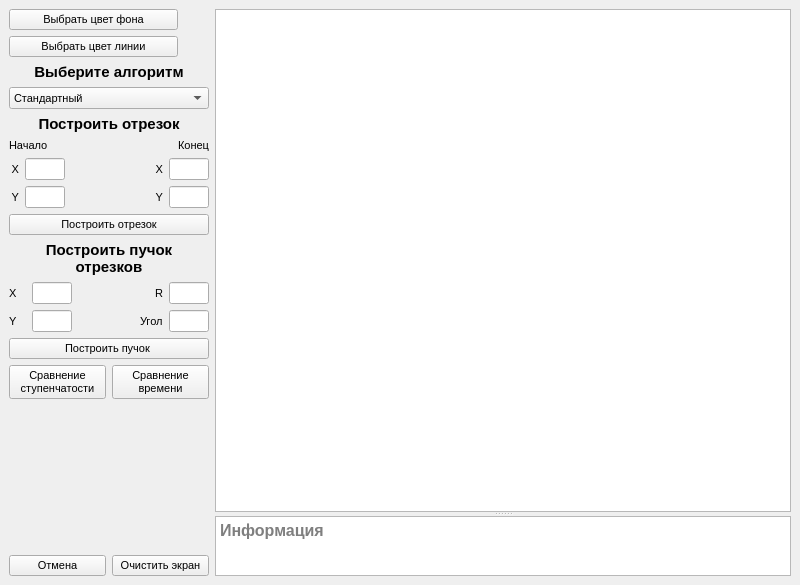
<?xml version="1.0" encoding="UTF-8"?>
<ui version="4.0">
 <class>MainWindow</class>
 <widget class="QMainWindow" name="MainWindow">
  <property name="geometry">
   <rect>
    <x>0</x>
    <y>0</y>
    <width>800</width>
    <height>585</height>
   </rect>
  </property>
  <property name="maximumSize">
   <size>
    <width>16777215</width>
    <height>16777215</height>
   </size>
  </property>
  <property name="font">
   <font>
    <pointsize>8</pointsize>
   </font>
  </property>
  <property name="windowTitle">
   <string>Лабораторная работа №3</string>
  </property>
  <widget class="QWidget" name="centralwidget">
   <layout class="QFormLayout" name="formLayout">
    <item row="0" column="0">
     <layout class="QVBoxLayout" name="verticalLayout_8">
      <item>
       <layout class="QVBoxLayout" name="verticalLayout_7">
        <item>
         <layout class="QHBoxLayout" name="horizontalLayout_13">
          <item>
           <widget class="QPushButton" name="pushButton_back_color">
            <property name="text">
             <string>Выбрать цвет фона</string>
            </property>
           </widget>
          </item>
          <item>
           <widget class="QLabel" name="label_bc">
            <property name="maximumSize">
             <size>
              <width>25</width>
              <height>25</height>
             </size>
            </property>
            <property name="text">
             <string/>
            </property>
           </widget>
          </item>
         </layout>
        </item>
        <item>
         <layout class="QHBoxLayout" name="horizontalLayout_14">
          <item>
           <widget class="QPushButton" name="pushButton_line_color">
            <property name="text">
             <string>Выбрать цвет линии</string>
            </property>
           </widget>
          </item>
          <item>
           <widget class="QLabel" name="label_lc">
            <property name="maximumSize">
             <size>
              <width>25</width>
              <height>25</height>
             </size>
            </property>
            <property name="text">
             <string/>
            </property>
           </widget>
          </item>
         </layout>
        </item>
        <item>
         <layout class="QVBoxLayout" name="verticalLayout">
          <item>
           <widget class="QLabel" name="label">
            <property name="font">
             <font>
              <pointsize>11</pointsize>
              <weight>75</weight>
              <bold>true</bold>
             </font>
            </property>
            <property name="text">
             <string>Выберите алгоритм</string>
            </property>
            <property name="alignment">
             <set>Qt::AlignCenter</set>
            </property>
           </widget>
          </item>
          <item>
           <widget class="QComboBox" name="comboBox">
            <property name="maximumSize">
             <size>
              <width>200</width>
              <height>16777215</height>
             </size>
            </property>
            <item>
             <property name="text">
              <string>Стандартный</string>
             </property>
            </item>
            <item>
             <property name="text">
              <string>ЦДА</string>
             </property>
            </item>
            <item>
             <property name="text">
              <string>Брезенхем 
действ. числа</string>
             </property>
            </item>
            <item>
             <property name="text">
              <string>Брезенхем целые числа</string>
             </property>
            </item>
            <item>
             <property name="text">
              <string>Брезенхем с 
устр. ступенчатости</string>
             </property>
            </item>
            <item>
             <property name="text">
              <string>ВУ</string>
             </property>
            </item>
           </widget>
          </item>
         </layout>
        </item>
       </layout>
      </item>
      <item>
       <layout class="QVBoxLayout" name="verticalLayout_5">
        <item>
         <widget class="QLabel" name="label_2">
          <property name="font">
           <font>
            <pointsize>11</pointsize>
            <weight>75</weight>
            <bold>true</bold>
           </font>
          </property>
          <property name="text">
           <string>Построить отрезок</string>
          </property>
          <property name="alignment">
           <set>Qt::AlignCenter</set>
          </property>
         </widget>
        </item>
        <item>
         <layout class="QHBoxLayout" name="horizontalLayout_7">
          <item>
           <layout class="QVBoxLayout" name="verticalLayout_2">
            <item>
             <widget class="QLabel" name="label_3">
              <property name="maximumSize">
               <size>
                <width>65</width>
                <height>16777215</height>
               </size>
              </property>
              <property name="layoutDirection">
               <enum>Qt::RightToLeft</enum>
              </property>
              <property name="text">
               <string>Начало</string>
              </property>
             </widget>
            </item>
            <item>
             <layout class="QHBoxLayout" name="horizontalLayout_3">
              <item>
               <widget class="QLabel" name="label_5">
                <property name="maximumSize">
                 <size>
                  <width>10</width>
                  <height>16777215</height>
                 </size>
                </property>
                <property name="text">
                 <string>X</string>
                </property>
                <property name="alignment">
                 <set>Qt::AlignRight|Qt::AlignTrailing|Qt::AlignVCenter</set>
                </property>
               </widget>
              </item>
              <item>
               <widget class="QLineEdit" name="lineEdit_line_x_start">
                <property name="minimumSize">
                 <size>
                  <width>0</width>
                  <height>0</height>
                 </size>
                </property>
                <property name="maximumSize">
                 <size>
                  <width>40</width>
                  <height>16777215</height>
                 </size>
                </property>
                <property name="sizeIncrement">
                 <size>
                  <width>0</width>
                  <height>0</height>
                 </size>
                </property>
                <property name="layoutDirection">
                 <enum>Qt::RightToLeft</enum>
                </property>
               </widget>
              </item>
             </layout>
            </item>
            <item>
             <layout class="QHBoxLayout" name="horizontalLayout_6">
              <item>
               <widget class="QLabel" name="label_6">
                <property name="maximumSize">
                 <size>
                  <width>10</width>
                  <height>16777215</height>
                 </size>
                </property>
                <property name="text">
                 <string>Y</string>
                </property>
                <property name="alignment">
                 <set>Qt::AlignRight|Qt::AlignTrailing|Qt::AlignVCenter</set>
                </property>
               </widget>
              </item>
              <item>
               <widget class="QLineEdit" name="lineEdit_line_y_start">
                <property name="maximumSize">
                 <size>
                  <width>40</width>
                  <height>16777215</height>
                 </size>
                </property>
                <property name="layoutDirection">
                 <enum>Qt::RightToLeft</enum>
                </property>
               </widget>
              </item>
             </layout>
            </item>
           </layout>
          </item>
          <item>
           <spacer name="horizontalSpacer">
            <property name="orientation">
             <enum>Qt::Horizontal</enum>
            </property>
            <property name="sizeHint" stdset="0">
             <size>
              <width>40</width>
              <height>20</height>
             </size>
            </property>
           </spacer>
          </item>
          <item>
           <layout class="QVBoxLayout" name="verticalLayout_4">
            <item>
             <widget class="QLabel" name="label_4">
              <property name="maximumSize">
               <size>
                <width>65</width>
                <height>16777215</height>
               </size>
              </property>
              <property name="layoutDirection">
               <enum>Qt::LeftToRight</enum>
              </property>
              <property name="text">
               <string>Конец</string>
              </property>
              <property name="textFormat">
               <enum>Qt::AutoText</enum>
              </property>
              <property name="alignment">
               <set>Qt::AlignRight|Qt::AlignTrailing|Qt::AlignVCenter</set>
              </property>
             </widget>
            </item>
            <item>
             <layout class="QHBoxLayout" name="horizontalLayout">
              <item>
               <widget class="QLabel" name="label_7">
                <property name="maximumSize">
                 <size>
                  <width>10</width>
                  <height>16777215</height>
                 </size>
                </property>
                <property name="text">
                 <string>X</string>
                </property>
                <property name="alignment">
                 <set>Qt::AlignRight|Qt::AlignTrailing|Qt::AlignVCenter</set>
                </property>
               </widget>
              </item>
              <item>
               <widget class="QLineEdit" name="lineEdit_line_x_end">
                <property name="maximumSize">
                 <size>
                  <width>40</width>
                  <height>16777215</height>
                 </size>
                </property>
               </widget>
              </item>
             </layout>
            </item>
            <item>
             <layout class="QHBoxLayout" name="horizontalLayout_2">
              <item>
               <widget class="QLabel" name="label_8">
                <property name="maximumSize">
                 <size>
                  <width>10</width>
                  <height>16777215</height>
                 </size>
                </property>
                <property name="layoutDirection">
                 <enum>Qt::LeftToRight</enum>
                </property>
                <property name="text">
                 <string>Y</string>
                </property>
                <property name="alignment">
                 <set>Qt::AlignRight|Qt::AlignTrailing|Qt::AlignVCenter</set>
                </property>
               </widget>
              </item>
              <item>
               <widget class="QLineEdit" name="lineEdit_line_y_end">
                <property name="maximumSize">
                 <size>
                  <width>40</width>
                  <height>16777215</height>
                 </size>
                </property>
               </widget>
              </item>
             </layout>
            </item>
           </layout>
          </item>
         </layout>
        </item>
        <item>
         <widget class="QPushButton" name="pushButton_line">
          <property name="text">
           <string>Построить отрезок</string>
          </property>
         </widget>
        </item>
       </layout>
      </item>
      <item>
       <widget class="QLabel" name="label_9">
        <property name="font">
         <font>
          <pointsize>11</pointsize>
          <weight>75</weight>
          <bold>true</bold>
         </font>
        </property>
        <property name="text">
         <string>Построить пучок
отрезков</string>
        </property>
        <property name="alignment">
         <set>Qt::AlignCenter</set>
        </property>
       </widget>
      </item>
      <item>
       <layout class="QHBoxLayout" name="horizontalLayout_10">
        <item>
         <layout class="QVBoxLayout" name="verticalLayout_6">
          <item>
           <layout class="QHBoxLayout" name="horizontalLayout_8">
            <item>
             <widget class="QLabel" name="label_10">
              <property name="text">
               <string>X</string>
              </property>
             </widget>
            </item>
            <item>
             <widget class="QLineEdit" name="lineEdit_beam_x">
              <property name="maximumSize">
               <size>
                <width>40</width>
                <height>16777215</height>
               </size>
              </property>
             </widget>
            </item>
           </layout>
          </item>
          <item>
           <layout class="QHBoxLayout" name="horizontalLayout_9">
            <item>
             <widget class="QLabel" name="label_11">
              <property name="text">
               <string>Y</string>
              </property>
             </widget>
            </item>
            <item>
             <widget class="QLineEdit" name="lineEdit_beam_y">
              <property name="maximumSize">
               <size>
                <width>40</width>
                <height>16777215</height>
               </size>
              </property>
             </widget>
            </item>
           </layout>
          </item>
         </layout>
        </item>
        <item>
         <spacer name="horizontalSpacer_2">
          <property name="orientation">
           <enum>Qt::Horizontal</enum>
          </property>
          <property name="sizeHint" stdset="0">
           <size>
            <width>40</width>
            <height>20</height>
           </size>
          </property>
         </spacer>
        </item>
        <item>
         <layout class="QVBoxLayout" name="verticalLayout_3">
          <item>
           <layout class="QHBoxLayout" name="horizontalLayout_4">
            <item>
             <widget class="QLabel" name="label_12">
              <property name="layoutDirection">
               <enum>Qt::LeftToRight</enum>
              </property>
              <property name="text">
               <string>R</string>
              </property>
              <property name="alignment">
               <set>Qt::AlignRight|Qt::AlignTrailing|Qt::AlignVCenter</set>
              </property>
             </widget>
            </item>
            <item>
             <widget class="QLineEdit" name="lineEdit_beam_r">
              <property name="maximumSize">
               <size>
                <width>40</width>
                <height>16777215</height>
               </size>
              </property>
             </widget>
            </item>
           </layout>
          </item>
          <item>
           <layout class="QHBoxLayout" name="horizontalLayout_5">
            <item>
             <widget class="QLabel" name="label_13">
              <property name="text">
               <string>Угол</string>
              </property>
             </widget>
            </item>
            <item>
             <widget class="QLineEdit" name="lineEdit_">
              <property name="maximumSize">
               <size>
                <width>40</width>
                <height>16777215</height>
               </size>
              </property>
             </widget>
            </item>
           </layout>
          </item>
         </layout>
        </item>
       </layout>
      </item>
      <item>
       <widget class="QPushButton" name="pushButton_beam">
        <property name="text">
         <string>Построить пучок </string>
        </property>
       </widget>
      </item>
      <item>
       <layout class="QHBoxLayout" name="horizontalLayout_12">
        <item>
         <widget class="QPushButton" name="pushButton_steps">
          <property name="text">
           <string>Сравнение
ступенчатости</string>
          </property>
         </widget>
        </item>
        <item>
         <widget class="QPushButton" name="pushButton_time">
          <property name="text">
           <string>Сравнение 
времени</string>
          </property>
         </widget>
        </item>
       </layout>
      </item>
      <item>
       <spacer name="verticalSpacer">
        <property name="orientation">
         <enum>Qt::Vertical</enum>
        </property>
        <property name="sizeHint" stdset="0">
         <size>
          <width>20</width>
          <height>40</height>
         </size>
        </property>
       </spacer>
      </item>
      <item>
       <layout class="QHBoxLayout" name="horizontalLayout_11">
        <item>
         <widget class="QPushButton" name="pushButton_cancel">
          <property name="text">
           <string>Отмена</string>
          </property>
         </widget>
        </item>
        <item>
         <widget class="QPushButton" name="pushButton_clear">
          <property name="text">
           <string>Очистить экран</string>
          </property>
         </widget>
        </item>
       </layout>
      </item>
     </layout>
    </item>
    <item row="0" column="1">
     <widget class="QSplitter" name="splitter">
      <property name="orientation">
       <enum>Qt::Vertical</enum>
      </property>
      <widget class="QGraphicsView" name="graphicsView">
       <property name="maximumSize">
        <size>
         <width>16777215</width>
         <height>16777215</height>
        </size>
       </property>
      </widget>
      <widget class="QTextEdit" name="textEdit">
       <property name="maximumSize">
        <size>
         <width>16777215</width>
         <height>60</height>
        </size>
       </property>
       <property name="font">
        <font>
         <pointsize>12</pointsize>
         <weight>75</weight>
         <bold>true</bold>
        </font>
       </property>
       <property name="placeholderText">
        <string>Информация</string>
       </property>
      </widget>
     </widget>
    </item>
   </layout>
  </widget>
  <widget class="QMenuBar" name="menubar">
   <property name="geometry">
    <rect>
     <x>0</x>
     <y>0</y>
     <width>800</width>
     <height>22</height>
    </rect>
   </property>
  </widget>
 </widget>
 <resources/>
 <connections/>
</ui>
